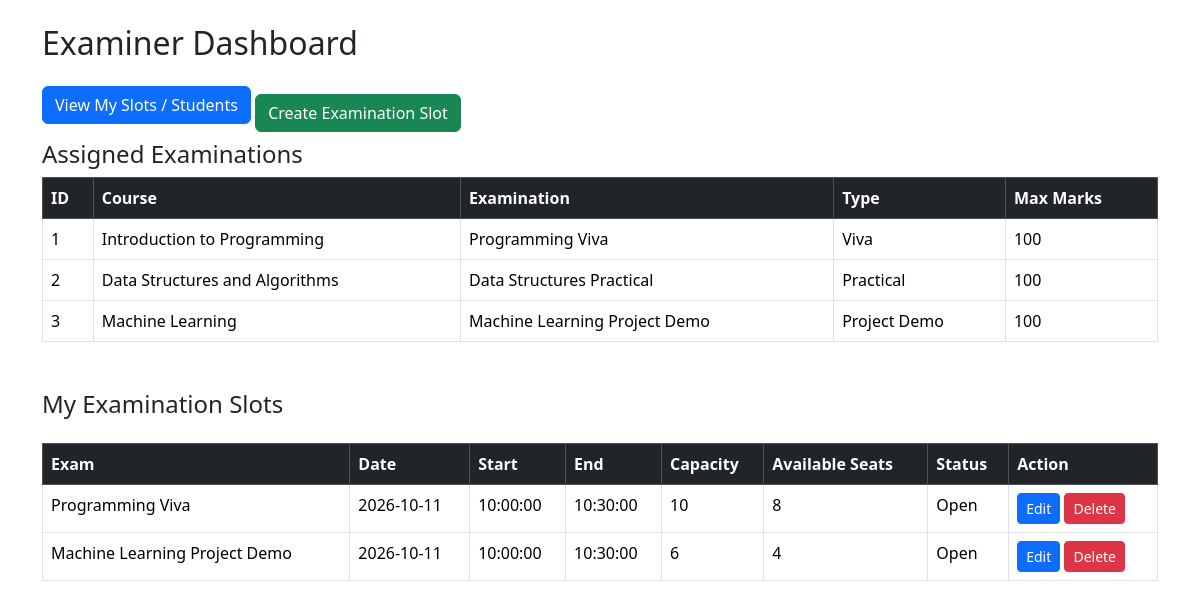
The page /examiner/dashboard (signed in) on the database its author committed.
### models.py (models this page shows)
class Examination(db.Model):
    __tablename__ = "examinations"
    id = db.Column(db.Integer, primary_key=True)
    course_id = db.Column(db.Integer, db.ForeignKey("courses.id"), nullable=False)
    examiner_id = db.Column(db.Integer, db.ForeignKey("users.id"), nullable=True)
    name = db.Column(db.String(100), nullable=False)
    exam_type = db.Column(db.String(30))
    duration = db.Column(db.Integer)
    max_marks = db.Column(db.Integer)
    slot_creation_start = db.Column(db.Date)
    slot_creation_end = db.Column(db.Date)
    booking_start = db.Column(db.Date)
    booking_end = db.Column(db.Date)
    status = db.Column(db.String(30))
    examiner = db.relationship(
        "User",
        foreign_keys=[examiner_id],
        backref="assigned_examinations"
    )
    course = db.relationship(
        "Course",
        backref="examinations"
    )

class Course(db.Model):
    __tablename__ = "courses"
    id = db.Column(db.Integer, primary_key=True)
    code = db.Column(db.String(20), unique=True, nullable=False)
    name = db.Column(db.String(100), nullable=False)
    description = db.Column(db.Text)
    status = db.Column(db.String(20), default="Active")

class ExaminationSlot(db.Model):
    __tablename__ = "slots"
    id = db.Column(db.Integer, primary_key=True)
    examination_id = db.Column(db.Integer, db.ForeignKey("examinations.id"), nullable=False)
    examiner_id = db.Column(db.Integer, db.ForeignKey("users.id"), nullable=False)
    date = db.Column(db.Date)
    start_time = db.Column(db.Time)
    end_time = db.Column(db.Time)
    capacity = db.Column(db.Integer)
    available_seats = db.Column(db.Integer)
    status = db.Column(db.String(30), default="Available")
    examination = db.relationship(
        "Examination",
        backref="slots"
    )
    examiner = db.relationship(
        "User",
        foreign_keys=[examiner_id],
        backref="examiner_slots"
    )

### app.py (the view)
@app.route("/examiner/dashboard")
@login_required
def examiner_dashboard():
    if current_user.role != 'examiner':
        return redirect(url_for("auth.login"))
    examinations = Examination.query.filter_by(examiner_id=current_user.id).all()
    slots = ExaminationSlot.query.filter_by(examiner_id=current_user.id).all()
    return render_template("examiner/dashboard.html", examinations=examinations, slots=slots)

### app.py (called while the page is built)
@login_manager.user_loader
def load_user(user_id):
    return db.session.get(User, int(user_id))

### templates/examiner/dashboard.html (shortened to what this page needs)
<!DOCTYPE html>
<html>
<head>
    <link href="https://cdn.jsdelivr.net/npm/bootstrap@5.3.3/dist/css/bootstrap.min.css" rel="stylesheet">
</head>
<body>
    <div class="container mt-4">
        <h2 class="mb-4">Examiner Dashboard</h2>
        <a href="{{ url_for('examiner_slots') }}" class="btn btn-primary mb-3">
            View My Slots / Students
        </a>
        <a href="{{ url_for('create_exam_slot') }}" class="btn btn-success">
            Create Examination Slot
        </a>
        <h4>Assigned Examinations</h4>
        <table class="table table-bordered table-hover">
            <thead class="table-dark">
                <tr>
                    <th>ID</th>
                    <th>Course</th>
                    <th>Examination</th>
                    <th>Type</th>
                    <th>Max Marks</th>
                </tr>
            </thead>
            <tbody>
                {% for exam in examinations %}
                <tr>
                    <td>{{ exam.id }}</td>
                    <td>{{ exam.course.name }}</td>
                    <td>{{ exam.name }}</td>
                    <td>{{ exam.exam_type }}</td>
                    <td>{{ exam.max_marks }}</td>
                </tr>
                {% else %}
                <tr>
                    <td colspan="5" class="text-center">
                        No examinations assigned.
                    </td>
                </tr>
                {% endfor %}
            </tbody>
        </table>
        <div class="d-flex justify-content-between align-items-center mt-5 mb-3">
            <h4>My Examination Slots</h4>
        </div>
        <table class="table table-bordered table-hover">
            <thead class="table-dark">
                <tr>
                    <th>Exam</th>
                    <th>Date</th>
                    <th>Start</th>
                    <th>End</th>
                    <th>Capacity</th>
                    <th>Available Seats</th>
                    <th>Status</th>
                    <th>Action</th>
                </tr>
            </thead>
            <tbody>
                {% for slot in slots %}
                <tr>
                    <td>{{ slot.examination.name }}</td>
                    <td>{{ slot.date }}</td>
                    <td>{{ slot.start_time }}</td>
                    <td>{{ slot.end_time }}</td>
                    <td>{{ slot.capacity }}</td>
                    <td>{{ slot.available_seats }}</td>
                    <td>{{ slot.status }}</td>
                    <td>
                        <a href="{{ url_for('edit_slot', id=slot.id) }}" class="btn btn-primary btn-sm">
                            Edit
                        </a>
                        <form action="{{ url_for('delete_slot', id=slot.id) }}" method="POST" style="display: inline;"
                            onsubmit="return confirm('Delete this slot?')">
                            <button type="submit" class="btn btn-danger btn-sm">Delete</button>
                        </form>
                    </td>
                </tr>
                {% else %}
                <tr>
                    <td colspan="8" class="text-center">
                        No slots created.
                    </td>
                </tr>
                {% endfor %}
            </tbody>
        </table>
    </div>
</body>
</html>

### rows shown on the page
Examination: id "1", course.name "Introduction to Programming", name "Programming Viva", exam_type "Viva", max_marks "100"
Examination: id "2", course.name "Data Structures and Algorithms", name "Data Structures Practical", exam_type "Practical", max_marks "100"
Examination: id "3", course.name "Machine Learning", name "Machine Learning Project Demo", exam_type "Project Demo", max_marks "100"
ExaminationSlot: examination.name "Programming Viva", date "2026-10-11", start_time "10:00:00", end_time "10:30:00", capacity "10", available_seats "8", status "Open"
ExaminationSlot: examination.name "Machine Learning Project Demo", date "2026-10-11", start_time "10:00:00", end_time "10:30:00", capacity "6", available_seats "4", status "Open"
